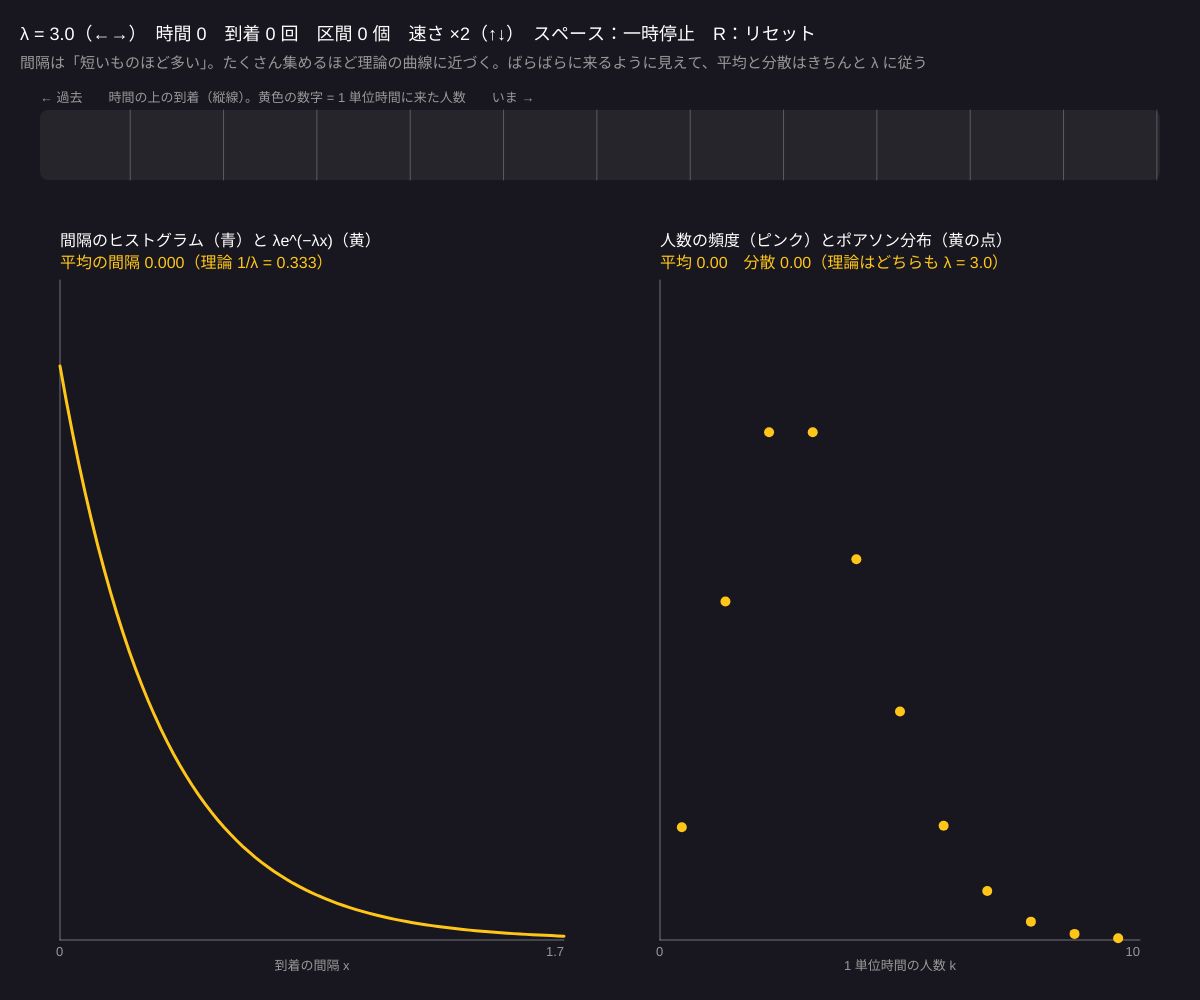
Frame 1 (no input)
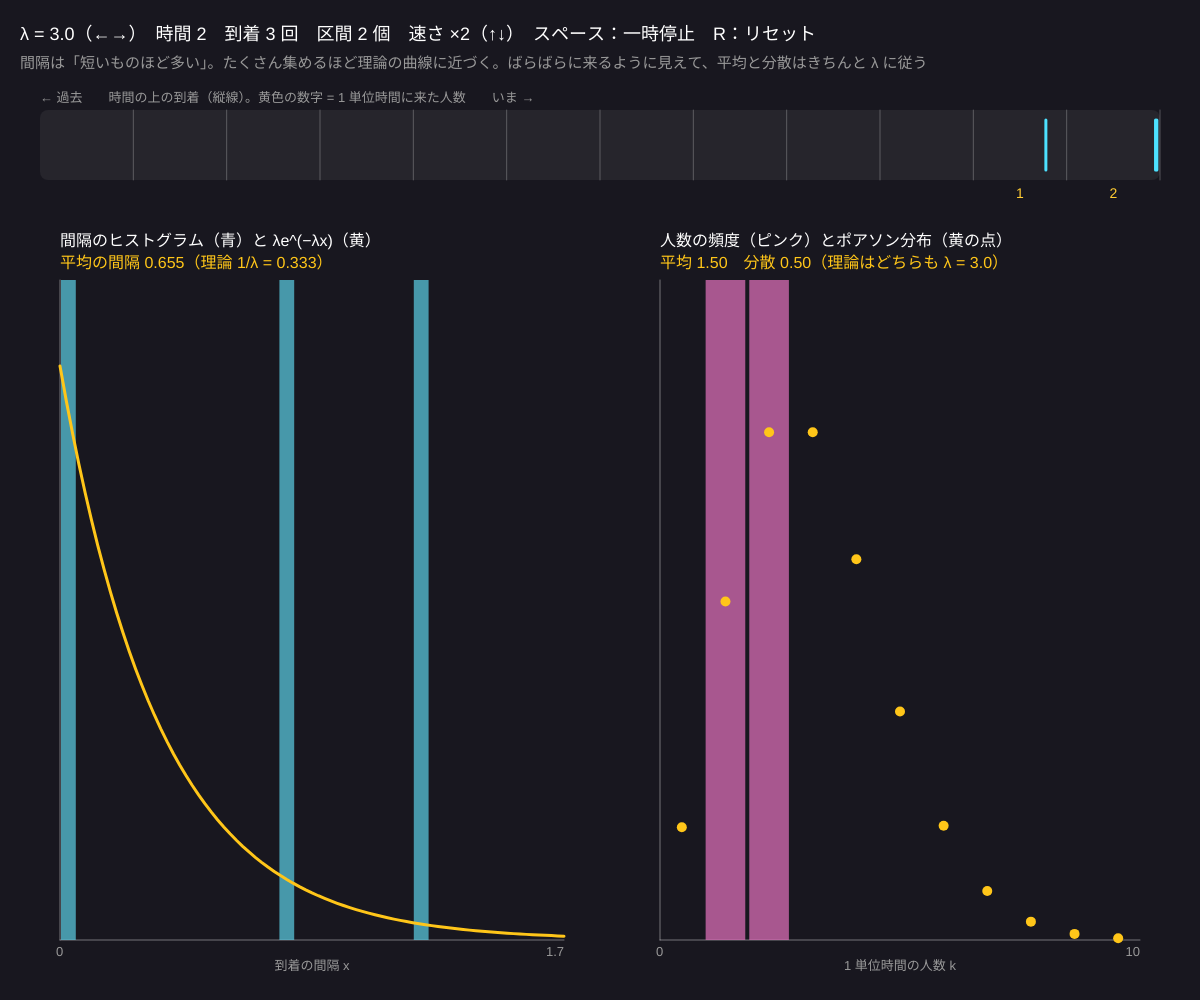
Frame 60 (no input)
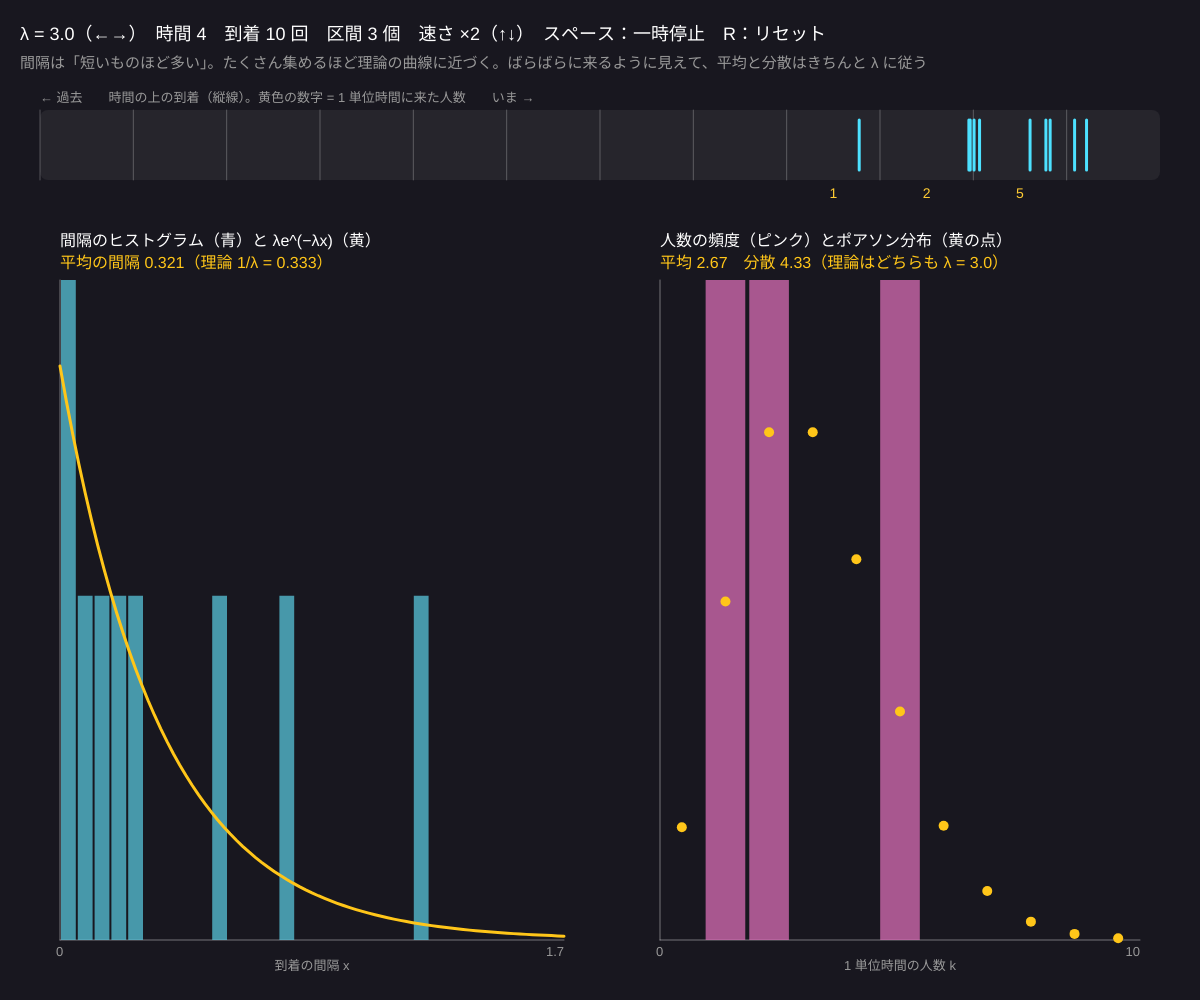
Frame 120 (the mouse pressed at the canvas centre since frame 60)

The p5.js sketch that drew these frames (run headless with seeded random() and noise() and a simulated clock; from frame 60 on, the mouse is pressed at the canvas centre):

// p5.js sketch
// ── sketch.js
// ============================================
// 01 ポアソン到着と指数分布
// 「いつ来るかまったく予想できない」到着を、時間の上の点としてならべる
//   到着と到着の間隔 → 指数分布 λe^(−λx)　　1 秒ごとに数えた人数 → ポアソン分布 e^(−λ) λ^k / k!
// ←→ = 到着率 λ / ↑↓ = 時間の速さ / スペース = 一時停止 / R = リセット
// ============================================

let lambda = 3;        // ★ 単位時間あたりの平均到着数
let speed = 2;         // ★ 1 秒で進む時間
let showSpan = 12;     // ★ 上の帯に表示する時間の長さ
let paused = false;
let simT, nextArr, lastArr;
let arrivals = [];     // 最近の到着時刻
let gaps = [];         // 到着の間隔（すべて）
let counts = [];       // 1 単位時間ごとの到着数（すべて）
let curCount, curBin;

function setup() {
  createCanvas(windowWidth, windowHeight);
  colorMode(HSB, 360, 100, 100, 100);
  resetAll();
}
function resetAll() {
  simT = 0; lastArr = 0; nextArr = expRand(lambda);
  arrivals = []; gaps = []; counts = []; curCount = 0; curBin = 0;
}

function advance(tEnd) {
  while (nextArr <= tEnd) {
    // 区切り（整数時刻）をまたいだら、その区間の人数を記録
    while (floor(nextArr) > curBin) { counts.push(curCount); curCount = 0; curBin++; }
    arrivals.push(nextArr); gaps.push(nextArr - lastArr); curCount++;
    lastArr = nextArr;
    nextArr += expRand(lambda);     // ★ 次の到着までの時間は指数分布
  }
  while (floor(tEnd) > curBin) { counts.push(curCount); curCount = 0; curBin++; }
  simT = tEnd;
  while (arrivals.length && arrivals[0] < simT - showSpan) arrivals.shift();
  if (gaps.length > 20000) gaps.splice(0, gaps.length - 20000);
  if (counts.length > 5000) counts.splice(0, counts.length - 5000);
}

function draw() {
  background(250, 25, 12);
  if (!paused) advance(simT + speed / 60);

  // ---- 時間の帯：到着 = 縦線、区切り = 単位時間
  let x0 = 40, x1 = width - 40, by = 110, bh = 70;
  let X = (t) => map(t, simT - showSpan, simT, x0, x1);
  noStroke(); fill(0, 0, 100, 6); rect(x0, by, x1 - x0, bh, 8);
  for (let k = ceil(simT - showSpan); k <= simT; k++) {
    stroke(0, 0, 100, 25); strokeWeight(1); line(X(k), by, X(k), by + bh);
    let n = 0; for (let a of arrivals) if (a >= k && a < k + 1) n++;
    if (k >= 0 && k + 1 <= simT) { noStroke(); fill(45, 80, 100); textSize(14); textAlign(CENTER); text(n, X(k + 0.5), by + bh + 18); textAlign(LEFT); }
  }
  stroke(190, 70, 100); strokeWeight(3);
  for (let a of arrivals) line(X(a), by + 10, X(a), by + bh - 10);
  noStroke(); fill(0, 0, 60); textSize(13); text('← 過去　　時間の上の到着（縦線）。黄色の数字 = 1 単位時間に来た人数　　いま →', x0, by - 8);

  // ---- 左：間隔のヒストグラム vs 指数分布
  let gx = 60, gy = height - 60, gw = width * 0.42, gh = height - 340;
  let xmax = 5 / lambda, nb = 30, bw = xmax / nb;
  let bins = new Array(nb).fill(0);
  for (let g of gaps) { let b = floor(g / bw); if (b < nb) bins[b]++; }
  let ymax = lambda * 1.15;
  axes(gx, gy, gw, gh, '到着の間隔 x', '0', nf(xmax, 1, 1));
  noStroke(); fill(190, 60, 90, 70);
  for (let i = 0; i < nb; i++) {
    let dens = bins[i] / max(gaps.length, 1) / bw;
    let h = min(dens / ymax, 1) * gh;
    rect(gx + i * gw / nb + 1, gy - h, gw / nb - 2, h);
  }
  noFill(); stroke(45, 90, 100); strokeWeight(3);
  beginShape();
  for (let i = 0; i <= 80; i++) { let x = xmax * i / 80; vertex(gx + gw * i / 80, gy - lambda * Math.exp(-lambda * x) / ymax * gh); }
  endShape();
  let mg = 0; for (let g of gaps) mg += g; mg /= max(gaps.length, 1);
  noStroke(); fill(0, 0, 100); textSize(16);
  text('間隔のヒストグラム（青）と λe^(−λx)（黄）', gx, gy - gh - 34);
  fill(45, 90, 100); text('平均の間隔 ' + nf(mg, 1, 3) + '（理論 1/λ = ' + nf(1 / lambda, 1, 3) + '）', gx, gy - gh - 12);

  // ---- 右：1 単位時間の人数 vs ポアソン分布
  let hx = width * 0.55, hw = width * 0.4;
  let kmax = max(10, ceil(lambda + 4 * sqrt(lambda)));
  let freq = new Array(kmax + 1).fill(0);
  for (let c of counts) if (c <= kmax) freq[c]++;
  let pm = poissonPmf(lambda, kmax);
  let pmax = 0; for (let p of pm) pmax = max(pmax, p); pmax *= 1.3;
  axes(hx, gy, hw, gh, '1 単位時間の人数 k', '0', '' + kmax);
  let cw = hw / (kmax + 1);
  for (let k = 0; k <= kmax; k++) {
    let f = freq[k] / max(counts.length, 1);
    noStroke(); fill(320, 50, 90, 70);
    rect(hx + k * cw + 2, gy - min(f / pmax, 1) * gh, cw - 4, min(f / pmax, 1) * gh);
    fill(45, 90, 100); circle(hx + k * cw + cw / 2, gy - pm[k] / pmax * gh, 10);
  }
  let m = 0, v = 0; for (let c of counts) m += c; m /= max(counts.length, 1);
  for (let c of counts) v += (c - m) * (c - m); v /= max(counts.length - 1, 1);
  noStroke(); fill(0, 0, 100); textSize(16);
  text('人数の頻度（ピンク）とポアソン分布（黄の点）', hx, gy - gh - 34);
  fill(45, 90, 100); text('平均 ' + nf(m, 1, 2) + '　分散 ' + nf(v, 1, 2) + '（理論はどちらも λ = ' + nf(lambda, 1, 1) + '）', hx, gy - gh - 12);

  fill(0, 0, 100); textSize(18);
  text('λ = ' + nf(lambda, 1, 1) + '（←→）　時間 ' + nf(simT, 1, 0) + '　到着 ' + gaps.length + ' 回　区間 ' + counts.length + ' 個　速さ ×' + speed + '（↑↓）　スペース：一時停止　R：リセット', 20, 40);
  fill(0, 0, 60); textSize(15);
  text('間隔は「短いものほど多い」。たくさん集めるほど理論の曲線に近づく。ばらばらに来るように見えて、平均と分散はきちんと λ に従う', 20, 68);
}

function axes(x, y, w, h, lab, a, b) {
  stroke(0, 0, 100, 40); strokeWeight(1); line(x, y, x + w, y); line(x, y, x, y - h);
  noStroke(); fill(0, 0, 60); textSize(13);
  text(a, x - 4, y + 16); textAlign(RIGHT); text(b, x + w, y + 16); textAlign(CENTER); text(lab, x + w / 2, y + 30); textAlign(LEFT);
}

function keyPressed() {
  if (key === RIGHT_ARROW) { lambda = min(8, lambda + 0.5); resetAll(); }
  if (key === LEFT_ARROW) { lambda = max(0.5, lambda - 0.5); resetAll(); }
  if (key === UP_ARROW) speed = min(64, speed * 2);
  if (key === DOWN_ARROW) speed = max(0.25, speed / 2);
  if (key === ' ') paused = !paused;
  if (key === 'r' || key === 'R') resetAll();
}

// ---------- やってみよう ----------
// 1. ↑ で速くして 1000 回分集める。ヒストグラムは曲線にどれくらい近づく？
// 2. λ = 0.5 と 8 で人数の分布の形を比べる。λ が大きいと何の形に近づく？（中心極限定理）
// 3. expRand(lambda) を 1 / lambda（等間隔）に変えると、分散はどうなる？「ランダム」とは何かを考える
// 4. expRand を 2 回足した間隔（λ を 2 倍に）にすると、間隔の分布は指数分布でなくなる（アーラン分布）。形を見る

// ==================================================
// ここから下は「道具」
// ==================================================
function expRand(rate) { return -Math.log(1 - Math.random()) / rate; }
// ポアソン分布 P(k) = e^(−λ) λ^k / k!（k = 0..kmax）
function poissonPmf(lam, kmax) {
  let out = [Math.exp(-lam)];
  for (let k = 1; k <= kmax; k++) out.push(out[k - 1] * lam / k);
  return out;
}
